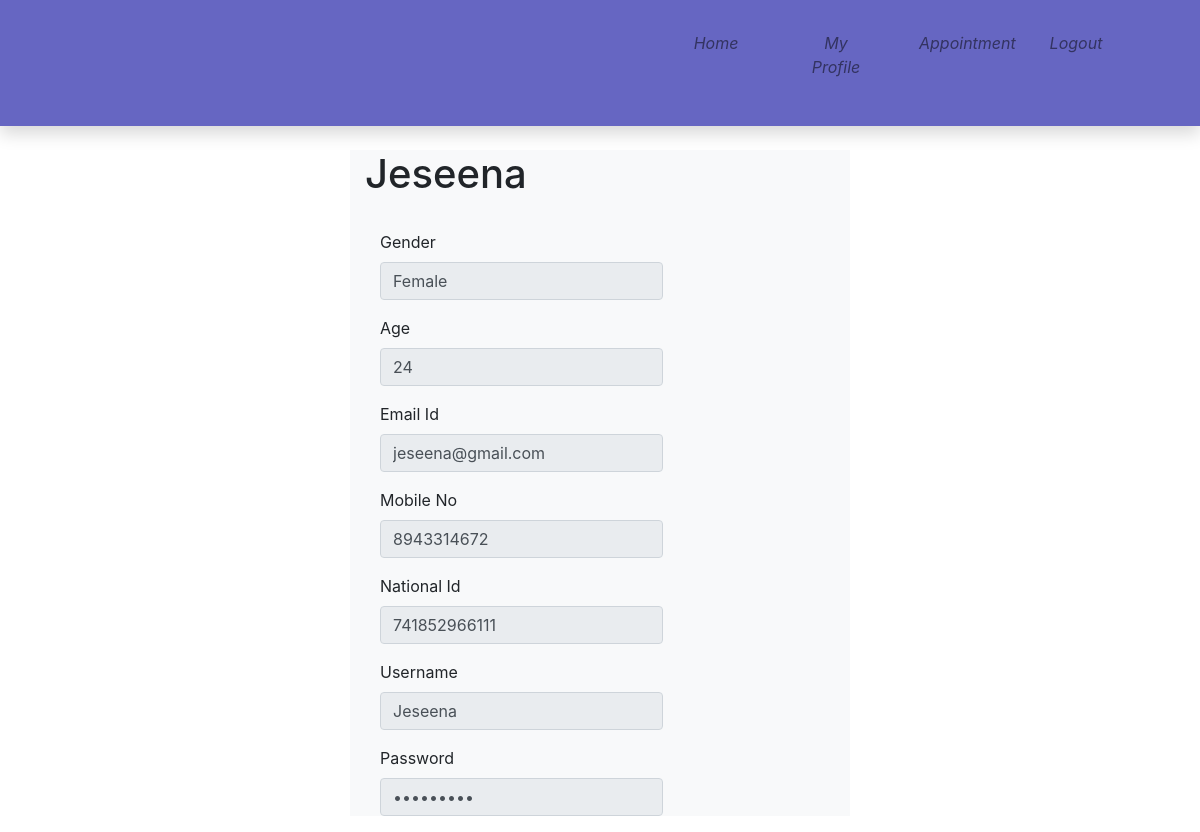
The page /userprofile.php (signed in) on the database its author committed.
### tables this page shows
CREATE TABLE `user` (
  `Uid` int(11) NOT NULL,
  `Name` varchar(20) NOT NULL,
  `Gender` varchar(10) NOT NULL,
  `Age` int(11) NOT NULL,
  `Emailid` varchar(30) NOT NULL,
  `MobileNo` bigint(20) NOT NULL,
  `NationalId` bigint(11) NOT NULL,
  `Username` varchar(20) NOT NULL,
  `Password` varchar(20) NOT NULL
);

### userprofile.php (the view, shortened to what this page needs)
<!doctype html>
 <html>
  <head>
	  <link rel ="stylesheet" href="css/bootstrap.min.css">
	  <link rel ="stylesheet" href="css/style.css">
  </head>
  <body>
	<div class="container-fliud">
        <nav class="navbar navbar-expand navbar-light topbar mb-4 static-top shadow bg-gradient-primary">
          <ul class="navbar-nav ml-auto pr-5 p-hide">
            <li class="nav-item ">
              <a class="nav-link " href="userhome.php">
                <i class="fas fa-home"><p> Home</p></i>
              </a>
            </li>
			<li class="nav-item ">
              <a class="nav-link " href="userprofile.php">
                <i class="fas fa-home"><p> My Profile</p></i>
              </a>
            </li>
			<li class="nav-item ">
              <a class="nav-link " href="applyappointment.php">
                <i class="fas fa-home"><p> Appointment</p></i>
              </a>
            </li>
			<li class="nav-item ">
              <a class="nav-link " href="index.php">
                <i class="fas fa-home"><p> Logout</p></i>
              </a>
            </li>
          </ul>
        </nav>
	</div>
	<div class="container bg-light col-5">
		<div class="form-hrizontal">
			<div class="form-group">
				<?php
					require_once 'connection.php';
					$var=$_SESSION['user'];
					$sql="select * from user where Username='".$var."'";
					$result=mysqli_query($conn,$sql);
					while($row=mysqli_fetch_assoc($result))
					{
				?>
					<h1><?php echo $row['Name'];?></h1><br>
						<div class="form-group">
                        <label  class="col-sm-3 control-label">Gender</label>
                    <div class="col-sm-8">
                        <input type="text" id="mobile" class="form-control" name="gender" value="<?php echo $row['Gender'];?>" readonly>
                    </div>
                </div>
                <div class="form-group">
                    <label for="email" class="col-sm-3 control-label">Age</label>
                    <div class="col-sm-8">
                        <input type="number" id="email" class="form-control" name= "age" value="<?php echo $row['Age'];?>"readonly>
                    </div>
                </div>
                <div class="form-group">
                    <label for="password" class="col-sm-3 control-label">Email Id</label>
                    <div class="col-sm-8">
                        <input type="email" id="password" class="form-control" name="email" value="<?php echo $row['Emailid'];?>" readonly>
                    </div>
                </div>
                <div class="form-group">
                    <label for="qualification" class="col-sm-3 control-label">Mobile No</label>
                    <div class="col-sm-8">
                        <input type="number" id="birthDate" class="form-control" name="mobile" value="<?php echo $row['MobileNo'];?>" readonly>
                    </div>
                </div>
                <div class="form-group">
                    <label for="phoneNumber" class="col-sm-3 control-label">National Id</label>
                    <div class="col-sm-8">
                        <input type="text" id="experience" class="form-control" name="nationalid" value="<?php echo $row['NationalId'];?>" readonly>
                    </div>
                </div>
				<div class="form-group">
                        <label  class="col-sm-3 control-label">Username</label>
                    <div class="col-sm-8">
                        <input type="text" id="username" class="form-control" name="username" value="<?php echo $row['Username'];?>" readonly>
                    </div>
                </div>
				<div class="form-group">
                    <label for="password" class="col-sm-3 control-label">Password</label>
                    <div class="col-sm-8">
                        <input type="password" id="password" class="form-control" name="password" value="<?php echo $row['Password'];?>" readonly>
                    </div>
				<?php
					}
				?>
			</div>
		</div>
	</div>
  </body>
</html>

### css/style.css (style rules this page uses)
* { margin:0px; padding:0px; }
.navbar { text-align:center; background-color:rgba(0, 0, 153,0.6); }
.navbar ul { float:right; display:inline-flex; list-style-type:none; }
.navbar ul li { width:120px; padding:15px; }
.navbar ul li a { text-decoration:none; color:white; }

### rows shown on the page
user: Name "Jeseena", gender "Female", age "24", email "jeseena@gmail.com", mobile "8943314672", nationalid "741852966111", username "Jeseena"
